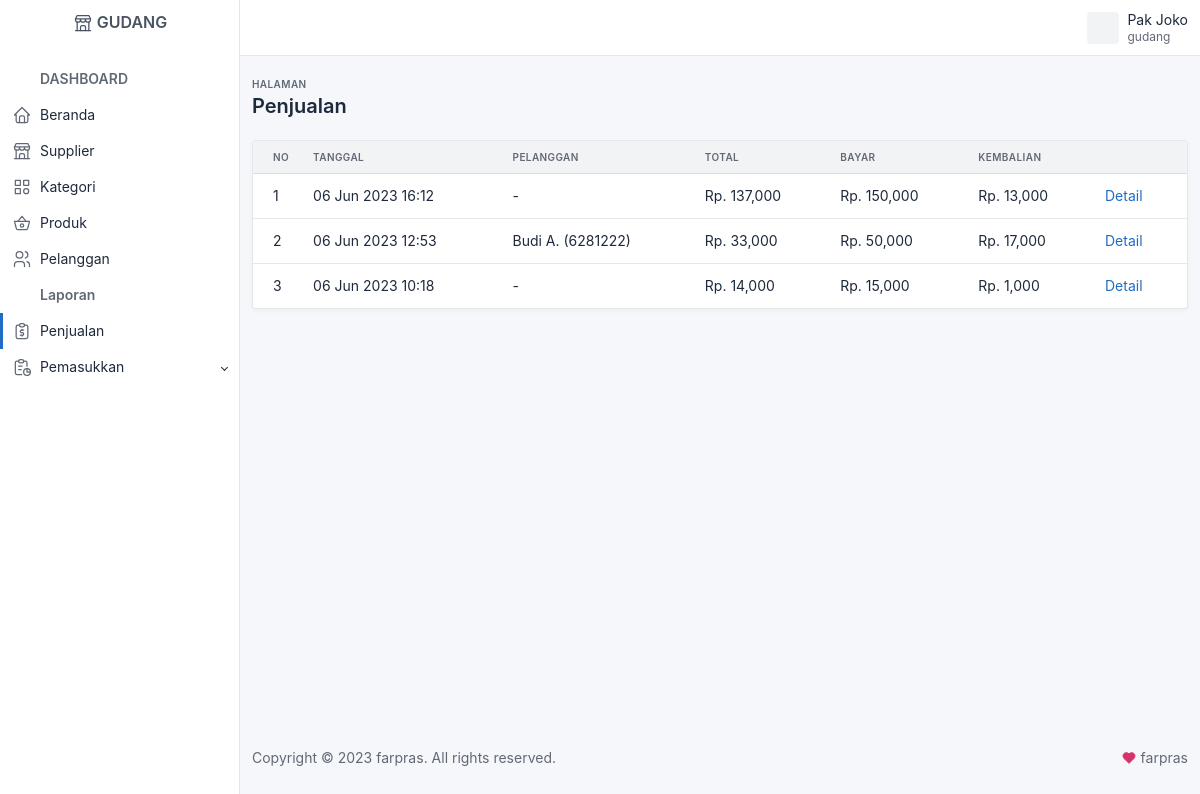
/gudang/index.php?page=penjualan (signed in), run on the app's committed database.
### tables this page shows
CREATE TABLE IF NOT EXISTS `penjualan` (
  `id_penjualan` int(11) NOT NULL AUTO_INCREMENT,
  `id_pelanggan` int(11) DEFAULT NULL,
  `id_toko` int(11) NOT NULL,
  `id_user` int(11) NOT NULL,
  `tanggal_penjualan` datetime NOT NULL,
  `total_penjualan` int(11) NOT NULL,
  `bayar_penjualan` int(11) NOT NULL,
  `kembalian_penjualan` int(11) NOT NULL,
  PRIMARY KEY (`id_penjualan`)
);

CREATE TABLE IF NOT EXISTS `pelanggan` (
  `id_pelanggan` int(11) NOT NULL AUTO_INCREMENT,
  `id_toko` int(11) NOT NULL,
  `nama_pelanggan` varchar(100) NOT NULL,
  `email_pelanggan` varchar(100) NOT NULL,
  `telepon_pelanggan` varchar(25) NOT NULL,
  `alamat_pelanggan` varchar(100) NOT NULL,
  PRIMARY KEY (`id_pelanggan`)
);

### gudang/penjualan.php (the view)
<?php
$id_toko = $_SESSION['user']['id_toko'];
$penjualan = array();
$ambil = $koneksi->query("SELECT * FROM penjualan
                            LEFT JOIN pelanggan ON penjualan.id_pelanggan=pelanggan.id_pelanggan
                                WHERE penjualan.id_toko='$id_toko' ORDER BY id_penjualan DESC");
while ($tiap = $ambil->fetch_assoc()) {
    $penjualan[] = $tiap;
}
?>
<div class="card">
    <div class="table-responsive">
        <table class="table table-vcenter card-table">
            <thead>
                <tr>
                    <th class="w-1">No</th>
                    <th>Tanggal</th>
                    <th>Pelanggan</th>
                    <th>Total</th>
                    <th>Bayar</th>
                    <th>Kembalian</th>
                    <th></th>
                </tr>
            </thead>
            <tbody>
                <?php foreach ($penjualan as $key => $value) : ?>
                    <tr>
                        <td><?= $key + 1; ?></td>
                        <td><?= date("d M Y H:s", strtotime($value['tanggal_penjualan'])); ?></td>
                        <td>
                            <?php if ($value['nama_pelanggan'] != 0) : ?>
                                <?= $value['nama_pelanggan']; ?> (<?= $value['telepon_pelanggan']; ?>)
                                <?php else : ?>-<?php endif; ?>
                        </td>
                        <td>Rp. <?= number_format($value['total_penjualan']); ?></td>
                        <td>Rp. <?= number_format($value['bayar_penjualan']); ?></td>
                        <td>Rp. <?= number_format($value['kembalian_penjualan']); ?></td>
                        <td>
                            <a href="index.php?page=penjualan_produk&id=<?= $value['id_penjualan']; ?>">Detail</a>
                        </td>
                    </tr>
                <?php endforeach; ?>
            </tbody>
        </table>
    </div>
</div>

### data on the page
penjualan: tanggal_penjualan "06 Jun 2023 16:12", total_penjualan "137,000", bayar_penjualan "150,000", kembalian_penjualan "13,000"
penjualan: tanggal_penjualan "06 Jun 2023 12:53", id_pelanggan.nama_pelanggan "Budi A.", id_pelanggan.telepon_pelanggan "6281222", total_penjualan "33,000", bayar_penjualan "50,000", kembalian_penjualan "17,000"
penjualan: tanggal_penjualan "06 Jun 2023 10:18", total_penjualan "14,000", bayar_penjualan "15,000", kembalian_penjualan "1,000"

### other printed values
$_SESSION['user']['nama_user'] "Pak Joko"
$_SESSION['user']['level_user'] "gudang"
$subjudul "Penjualan"
